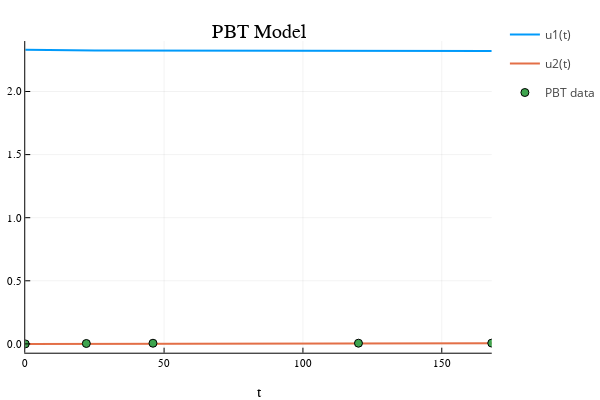

Notebook cell for this chart:
### Code cell
#Plots PBT results
PBTprob = ODEProblem(PBTDiffEq!,PBTu02,tspan,PBT_k)
PBTsol = solve(PBTprob, Tsit5())

PBT_rxRes_plot = plot(PBTsol, lw=2, title = "PBT Model")
display(plot!(PBTFIBexp_data,seriestype = :scatter,label = "PBT data"))

print("PBT results:")
println(costFunction(PBTFIBexp_data, PBTu02, PBTDiffEq!, PBT_k))

### Figure 1 — Plotly figure (JSON) as saved in the notebook; plotly's stock layout.template omitted (floating-point values rounded to 4 significant figures; data arrays with more than 128 entries replaced by an {"elided": "..."} marker saying what was removed)
{"data": [{"colorbar": {"title": ""}, "legendgroup": "u1(t)", "line": {"color": "rgba(0, 154, 250, 1.000)", "dash": "solid", "shape": "linear", "width": 2}, "mode": "lines", "name": "u1(t)", "showlegend": true, "type": "scatter", "x": {"elided": "1000 float values"}, "xaxis": "x", "y": {"elided": "1000 float values"}, "yaxis": "y", "zmax": null, "zmin": null}, {"colorbar": {"title": ""}, "legendgroup": "u2(t)", "line": {"color": "rgba(227, 111, 71, 1.000)", "dash": "solid", "shape": "linear", "width": 2}, "mode": "lines", "name": "u2(t)", "showlegend": true, "type": "scatter", "x": {"elided": "1000 float values"}, "xaxis": "x", "y": {"elided": "1000 float values"}, "yaxis": "y", "zmax": null, "zmin": null}, {"colorbar": {"title": ""}, "legendgroup": "PBT data", "marker": {"color": "rgba(62, 164, 78, 1.000)", "line": {"color": "rgba(0, 0, 0, 1.000)", "width": 1}, "size": 8, "symbol": "circle"}, "mode": "markers", "name": "PBT data", "showlegend": true, "type": "scatter", "x": [0, 22, 46, 120, 168], "xaxis": "x", "y": [0, 0.003075, 0.005086, 0.0055, 0.00621], "yaxis": "y", "zmax": null, "zmin": null}], "layout": {"annotations": [{"font": {"color": "rgba(0, 0, 0, 1.000)", "family": "sans-serif", "size": 20}, "rotation": 0, "showarrow": false, "text": "PBT Model", "x": 0.5222, "xanchor": "center", "xref": "paper", "y": 1, "yanchor": "top", "yref": "paper"}], "height": 400, "legend_position": {"bgcolor": "rgba(255, 255, 255, 1.000)", "bordercolor": "rgba(0, 0, 0, 1.000)", "borderwidth": 1, "font": {"color": "rgba(0, 0, 0, 1.000)", "family": "sans-serif", "size": 11}, "title": {"font": {"color": "rgba(0, 0, 0, 1.000)", "family": "sans-serif", "size": 15}, "text": ""}, "tracegroupgap": 0, "traceorder": "normal", "x": 1, "xanchor": "auto", "y": 1, "yanchor": "auto"}, "margin": {"b": 20, "l": 0, "r": 0, "t": 20}, "paper_bgcolor": "rgba(255, 255, 255, 1.000)", "plot_bgcolor": "rgba(255, 255, 255, 1.000)", "showlegend": true, "width": 600, "xaxis": {"anchor": "y", "domain": [0.05101, 0.9934], "gridcolor": "rgba(0, 0, 0, 0.100)", "gridwidth": 0.5, "linecolor": "rgba(0, 0, 0, 1.000)", "mirror": false, "range": [0, 168], "showgrid": true, "showline": true, "showticklabels": true, "tickangle": 0, "tickcolor": "rgb(0, 0, 0)", "tickfont": {"color": "rgba(0, 0, 0, 1.000)", "family": "sans-serif", "size": 11}, "tickmode": "array", "ticks": "inside", "ticktext": ["0", "50", "100", "150"], "tickvals": [0, 50, 100, 150], "title": "t", "titlefont": {"color": "rgba(0, 0, 0, 1.000)", "family": "sans-serif", "size": 15}, "type": "-", "visible": true, "zeroline": false, "zerolinecolor": "rgba(0, 0, 0, 1.000)"}, "yaxis": {"anchor": "x", "domain": [0.07581, 0.9415], "gridcolor": "rgba(0, 0, 0, 0.100)", "gridwidth": 0.5, "linecolor": "rgba(0, 0, 0, 1.000)", "mirror": false, "range": [-0.0699, 2.4], "showgrid": true, "showline": true, "showticklabels": true, "tickangle": 0, "tickcolor": "rgb(0, 0, 0)", "tickfont": {"color": "rgba(0, 0, 0, 1.000)", "family": "sans-serif", "size": 11}, "tickmode": "array", "ticks": "inside", "ticktext": ["0.0", "0.5", "1.0", "1.5", "2.0"], "tickvals": [0, 0.5, 1, 1.5, 2], "title": "", "titlefont": {"color": "rgba(0, 0, 0, 1.000)", "family": "sans-serif", "size": 15}, "type": "-", "visible": true, "zeroline": false, "zerolinecolor": "rgba(0, 0, 0, 1.000)"}}}
